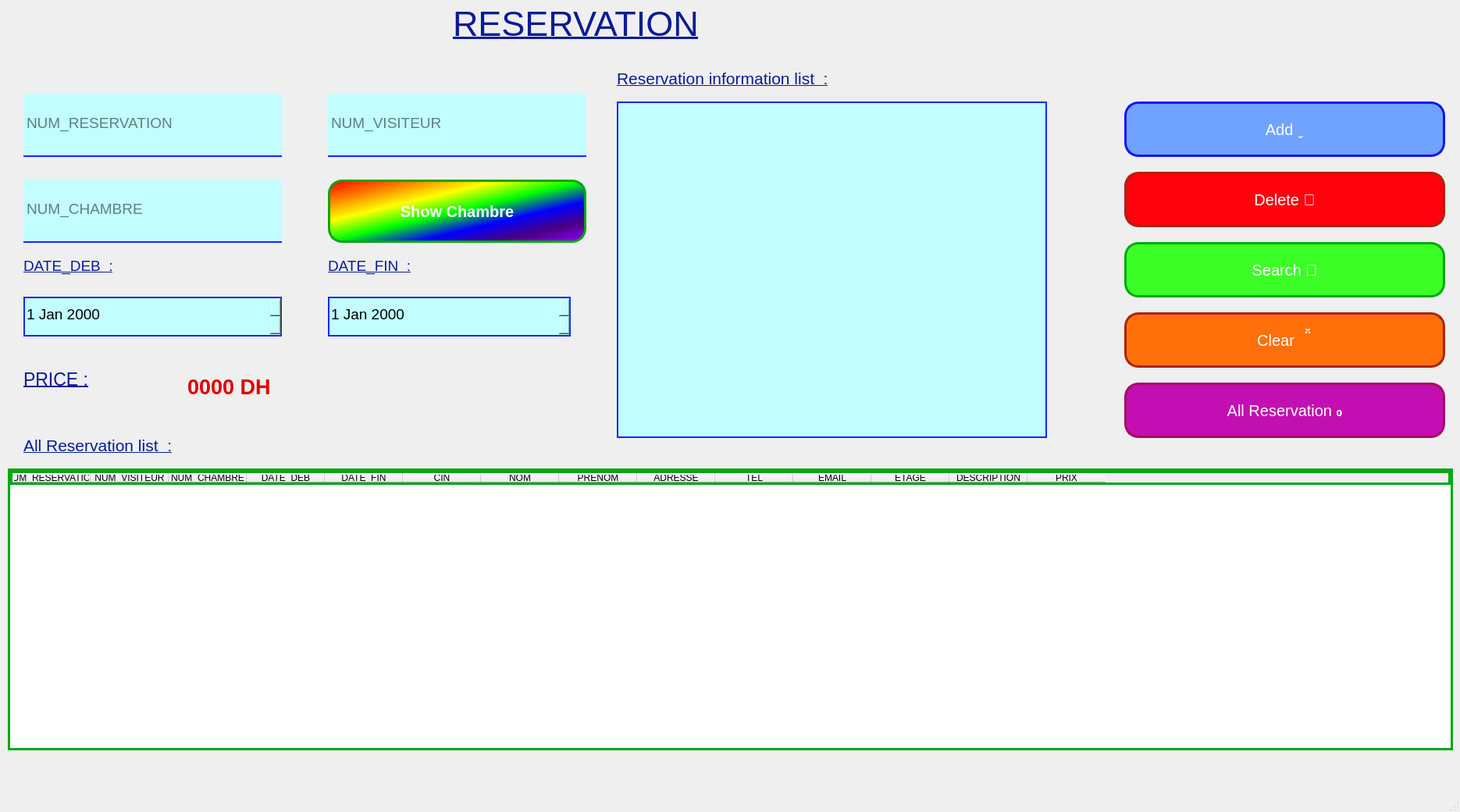
<?xml version="1.0" encoding="UTF-8"?>
<ui version="4.0">
 <class>RESERVATIONMainWindow</class>
 <widget class="QMainWindow" name="RESERVATIONMainWindow">
  <property name="geometry">
   <rect>
    <x>0</x>
    <y>0</y>
    <width>1870</width>
    <height>1040</height>
   </rect>
  </property>
  <property name="windowTitle">
   <string>MainWindow</string>
  </property>
  <widget class="QWidget" name="centralwidget">
   <widget class="QPushButton" name="Search_btn">
    <property name="geometry">
     <rect>
      <x>1440</x>
      <y>310</y>
      <width>411</width>
      <height>71</height>
     </rect>
    </property>
    <property name="sizeIncrement">
     <size>
      <width>0</width>
      <height>0</height>
     </size>
    </property>
    <property name="font">
     <font>
      <pointsize>15</pointsize>
     </font>
    </property>
    <property name="cursor">
     <cursorShape>PointingHandCursor</cursorShape>
    </property>
    <property name="styleSheet">
     <string notr="true">#Search_btn{
color: rgb(255, 255, 255);
background-color: rgb(60, 255, 39);
border-radius: 18px;
border: 3px Solid rgb(3, 168, 17);
}
#Search_btn:hover:pressed{
background-color: rgb(126, 255, 103);
}</string>
    </property>
    <property name="text">
     <string>Search </string>
    </property>
   </widget>
   <widget class="QLineEdit" name="NUM_CHAMBRE_input">
    <property name="geometry">
     <rect>
      <x>30</x>
      <y>230</y>
      <width>331</width>
      <height>81</height>
     </rect>
    </property>
    <property name="font">
     <font>
      <pointsize>14</pointsize>
     </font>
    </property>
    <property name="styleSheet">
     <string notr="true">border: 2px solid rgba(0,0,0,0);
border-bottom-color: rgb(17, 40, 255);
padding-bottom:7px;
background-color: rgb(194, 254, 255);</string>
    </property>
    <property name="placeholderText">
     <string>NUM_CHAMBRE	</string>
    </property>
   </widget>
   <widget class="QLabel" name="label">
    <property name="geometry">
     <rect>
      <x>580</x>
      <y>0</y>
      <width>411</width>
      <height>61</height>
     </rect>
    </property>
    <property name="font">
     <font>
      <pointsize>34</pointsize>
      <underline>true</underline>
     </font>
    </property>
    <property name="styleSheet">
     <string notr="true">color: rgb(9, 28, 149);</string>
    </property>
    <property name="text">
     <string>RESERVATION</string>
    </property>
   </widget>
   <widget class="QPushButton" name="Add_btn">
    <property name="geometry">
     <rect>
      <x>1440</x>
      <y>130</y>
      <width>411</width>
      <height>71</height>
     </rect>
    </property>
    <property name="sizeIncrement">
     <size>
      <width>0</width>
      <height>0</height>
     </size>
    </property>
    <property name="font">
     <font>
      <pointsize>15</pointsize>
     </font>
    </property>
    <property name="cursor">
     <cursorShape>PointingHandCursor</cursorShape>
    </property>
    <property name="styleSheet">
     <string notr="true">#Add_btn{
background-color: rgb(112, 162, 255);
color: rgb(255, 255, 255);
border-radius: 18px;
border: 3px Solid rgb(17, 21, 255);
}
#Add_btn:hover:pressed{
background-color: rgb(190, 164, 255);
}</string>
    </property>
    <property name="text">
     <string>Add </string>
    </property>
   </widget>
   <widget class="QLineEdit" name="NUM_VISITEUR_input">
    <property name="geometry">
     <rect>
      <x>420</x>
      <y>120</y>
      <width>331</width>
      <height>81</height>
     </rect>
    </property>
    <property name="font">
     <font>
      <pointsize>14</pointsize>
     </font>
    </property>
    <property name="styleSheet">
     <string notr="true">border: 2px solid rgba(0,0,0,0);
border-bottom-color: rgb(17, 40, 255);
padding-bottom:7px;
background-color: rgb(194, 254, 255);</string>
    </property>
    <property name="placeholderText">
     <string>NUM_VISITEUR	</string>
    </property>
   </widget>
   <widget class="QPushButton" name="Delete_btn">
    <property name="geometry">
     <rect>
      <x>1440</x>
      <y>220</y>
      <width>411</width>
      <height>71</height>
     </rect>
    </property>
    <property name="sizeIncrement">
     <size>
      <width>0</width>
      <height>0</height>
     </size>
    </property>
    <property name="font">
     <font>
      <pointsize>15</pointsize>
     </font>
    </property>
    <property name="cursor">
     <cursorShape>PointingHandCursor</cursorShape>
    </property>
    <property name="styleSheet">
     <string notr="true">#Delete_btn{
color: rgb(255, 255, 255);
border-radius: 18px;
background-color: rgb(255, 2, 14);
border: 3px Solid rgb(175, 34, 15);
}
#Delete_btn:hover:pressed{
background-color: rgb(255, 167, 43);
}
</string>
    </property>
    <property name="text">
     <string>Delete </string>
    </property>
   </widget>
   <widget class="QLineEdit" name="NUM_RESERVATION_input">
    <property name="geometry">
     <rect>
      <x>30</x>
      <y>120</y>
      <width>331</width>
      <height>81</height>
     </rect>
    </property>
    <property name="font">
     <font>
      <pointsize>14</pointsize>
     </font>
    </property>
    <property name="styleSheet">
     <string notr="true">border: 2px solid rgba(0,0,0,0);
border-bottom-color: rgb(17, 40, 255);
padding-bottom:7px;
background-color: rgb(194, 254, 255);</string>
    </property>
    <property name="text">
     <string/>
    </property>
    <property name="placeholderText">
     <string>NUM_RESERVATION</string>
    </property>
   </widget>
   <widget class="QDateEdit" name="DATE_FIN">
    <property name="geometry">
     <rect>
      <x>420</x>
      <y>380</y>
      <width>311</width>
      <height>51</height>
     </rect>
    </property>
    <property name="font">
     <font>
      <pointsize>14</pointsize>
     </font>
    </property>
    <property name="styleSheet">
     <string notr="true">border: 2px solid rgba(0,0,0,0);
border-color: rgb(17, 40, 255);
padding-bottom:7px;
background-color: rgb(194, 254, 255);</string>
    </property>
   </widget>
   <widget class="QDateEdit" name="DATE_DEB">
    <property name="geometry">
     <rect>
      <x>30</x>
      <y>380</y>
      <width>331</width>
      <height>51</height>
     </rect>
    </property>
    <property name="font">
     <font>
      <pointsize>14</pointsize>
     </font>
    </property>
    <property name="styleSheet">
     <string notr="true">border: 2px solid rgba(0,0,0,0);
border-color: rgb(17, 40, 255);
padding-bottom:7px;
background-color: rgb(194, 254, 255);</string>
    </property>
   </widget>
   <widget class="QLabel" name="label_2">
    <property name="geometry">
     <rect>
      <x>30</x>
      <y>320</y>
      <width>151</width>
      <height>41</height>
     </rect>
    </property>
    <property name="font">
     <font>
      <pointsize>14</pointsize>
      <underline>true</underline>
     </font>
    </property>
    <property name="styleSheet">
     <string notr="true">color: rgb(9, 28, 149);</string>
    </property>
    <property name="text">
     <string>DATE_DEB  :</string>
    </property>
   </widget>
   <widget class="QLabel" name="label_3">
    <property name="geometry">
     <rect>
      <x>420</x>
      <y>320</y>
      <width>151</width>
      <height>41</height>
     </rect>
    </property>
    <property name="font">
     <font>
      <pointsize>14</pointsize>
      <underline>true</underline>
     </font>
    </property>
    <property name="styleSheet">
     <string notr="true">color: rgb(9, 28, 149);</string>
    </property>
    <property name="text">
     <string>DATE_FIN  :</string>
    </property>
   </widget>
   <widget class="QListWidget" name="Reservation_listWidget">
    <property name="geometry">
     <rect>
      <x>790</x>
      <y>130</y>
      <width>551</width>
      <height>431</height>
     </rect>
    </property>
    <property name="font">
     <font>
      <pointsize>13</pointsize>
     </font>
    </property>
    <property name="styleSheet">
     <string notr="true">border: 2px solid rgba(0,0,0,0);
border-color: rgb(17, 40, 255);
padding-bottom:7px;
background-color: rgb(194, 254, 255);</string>
    </property>
   </widget>
   <widget class="QPushButton" name="Clear_btn">
    <property name="geometry">
     <rect>
      <x>1440</x>
      <y>400</y>
      <width>411</width>
      <height>71</height>
     </rect>
    </property>
    <property name="sizeIncrement">
     <size>
      <width>0</width>
      <height>0</height>
     </size>
    </property>
    <property name="font">
     <font>
      <pointsize>15</pointsize>
     </font>
    </property>
    <property name="cursor">
     <cursorShape>PointingHandCursor</cursorShape>
    </property>
    <property name="styleSheet">
     <string notr="true">#Clear_btn{
color: rgb(255, 255, 255);
border-radius: 18px;
background-color: rgb(255, 112, 10);
border: 3px Solid rgb(175, 34, 15);
}
#Clear_btn:hover:pressed{
background-color: rgb(158, 182, 186);
}
</string>
    </property>
    <property name="text">
     <string>Clear  </string>
    </property>
   </widget>
   <widget class="QLabel" name="label_4">
    <property name="geometry">
     <rect>
      <x>790</x>
      <y>80</y>
      <width>351</width>
      <height>41</height>
     </rect>
    </property>
    <property name="font">
     <font>
      <pointsize>16</pointsize>
      <underline>true</underline>
     </font>
    </property>
    <property name="styleSheet">
     <string notr="true">color: rgb(9, 28, 149);</string>
    </property>
    <property name="text">
     <string>Reservation information list  :</string>
    </property>
   </widget>
   <widget class="QLabel" name="label_5">
    <property name="geometry">
     <rect>
      <x>30</x>
      <y>460</y>
      <width>111</width>
      <height>51</height>
     </rect>
    </property>
    <property name="font">
     <font>
      <pointsize>17</pointsize>
      <underline>true</underline>
     </font>
    </property>
    <property name="styleSheet">
     <string notr="true">color: rgb(9, 28, 149);</string>
    </property>
    <property name="text">
     <string>PRICE :</string>
    </property>
   </widget>
   <widget class="QLabel" name="Price">
    <property name="geometry">
     <rect>
      <x>240</x>
      <y>460</y>
      <width>351</width>
      <height>71</height>
     </rect>
    </property>
    <property name="font">
     <font>
      <pointsize>20</pointsize>
      <weight>75</weight>
      <bold>true</bold>
     </font>
    </property>
    <property name="styleSheet">
     <string notr="true">color: rgb(226, 0, 0);</string>
    </property>
    <property name="text">
     <string>0000 DH</string>
    </property>
   </widget>
   <widget class="QPushButton" name="showChambre_Btn">
    <property name="geometry">
     <rect>
      <x>420</x>
      <y>230</y>
      <width>331</width>
      <height>81</height>
     </rect>
    </property>
    <property name="sizeIncrement">
     <size>
      <width>0</width>
      <height>0</height>
     </size>
    </property>
    <property name="font">
     <font>
      <pointsize>15</pointsize>
      <weight>75</weight>
      <bold>true</bold>
     </font>
    </property>
    <property name="cursor">
     <cursorShape>PointingHandCursor</cursorShape>
    </property>
    <property name="styleSheet">
     <string notr="true">#showChambre_Btn {
    border: 3px solid rgb(3, 168, 17);
    border-radius: 18px;
    background: qlineargradient(x1:0, y1:0, x2:1, y2:1, stop:0 #ff0000, stop:0.17 #ff7f00, stop:0.33 #ffff00, stop:0.5 #00ff00, stop:0.67 #0000ff, stop:0.83 #4b0082, stop:1 #8f00ff);
	color: rgb(255, 255, 255);
}
#showChambre_Btn:hover:pressed {
    background-color: rgb(126, 255, 103);
}
</string>
    </property>
    <property name="text">
     <string>Show Chambre</string>
    </property>
   </widget>
   <widget class="QPushButton" name="allReservation_btn">
    <property name="geometry">
     <rect>
      <x>1440</x>
      <y>490</y>
      <width>411</width>
      <height>71</height>
     </rect>
    </property>
    <property name="sizeIncrement">
     <size>
      <width>0</width>
      <height>0</height>
     </size>
    </property>
    <property name="font">
     <font>
      <pointsize>15</pointsize>
     </font>
    </property>
    <property name="cursor">
     <cursorShape>PointingHandCursor</cursorShape>
    </property>
    <property name="styleSheet">
     <string notr="true">#allReservation_btn{
color: rgb(255, 255, 255);
background-color: rgb(195, 15, 177);
border-radius: 18px;
border: 3px Solid rgb(170, 8, 108);
}
#allReservation_btn:hover:pressed{
background-color: rgb(255, 160, 248);
}</string>
    </property>
    <property name="text">
     <string>All Reservation </string>
    </property>
   </widget>
   <widget class="QLabel" name="label_6">
    <property name="geometry">
     <rect>
      <x>30</x>
      <y>550</y>
      <width>261</width>
      <height>41</height>
     </rect>
    </property>
    <property name="font">
     <font>
      <pointsize>16</pointsize>
      <underline>true</underline>
     </font>
    </property>
    <property name="styleSheet">
     <string notr="true">color: rgb(9, 28, 149);</string>
    </property>
    <property name="text">
     <string>All Reservation list  :</string>
    </property>
   </widget>
   <widget class="QTableWidget" name="allReservation_tableWidget">
    <property name="geometry">
     <rect>
      <x>10</x>
      <y>600</y>
      <width>1851</width>
      <height>361</height>
     </rect>
    </property>
    <property name="styleSheet">
     <string notr="true">border: 3px Solid rgb(3, 168, 17);
</string>
    </property>
    <column>
     <property name="text">
      <string>NUM_RESERVATION</string>
     </property>
    </column>
    <column>
     <property name="text">
      <string>NUM_VISITEUR</string>
     </property>
    </column>
    <column>
     <property name="text">
      <string>NUM_CHAMBRE</string>
     </property>
    </column>
    <column>
     <property name="text">
      <string>DATE_DEB</string>
     </property>
    </column>
    <column>
     <property name="text">
      <string>DATE_FIN</string>
     </property>
    </column>
    <column>
     <property name="text">
      <string>CIN</string>
     </property>
    </column>
    <column>
     <property name="text">
      <string>NOM</string>
     </property>
    </column>
    <column>
     <property name="text">
      <string>PRENOM</string>
     </property>
    </column>
    <column>
     <property name="text">
      <string>ADRESSE</string>
     </property>
    </column>
    <column>
     <property name="text">
      <string>TEL</string>
     </property>
    </column>
    <column>
     <property name="text">
      <string>EMAIL</string>
     </property>
    </column>
    <column>
     <property name="text">
      <string>ETAGE</string>
     </property>
    </column>
    <column>
     <property name="text">
      <string>DESCRIPTION</string>
     </property>
    </column>
    <column>
     <property name="text">
      <string>PRIX</string>
     </property>
    </column>
   </widget>
  </widget>
  <widget class="QMenuBar" name="menubar">
   <property name="geometry">
    <rect>
     <x>0</x>
     <y>0</y>
     <width>1870</width>
     <height>29</height>
    </rect>
   </property>
  </widget>
  <widget class="QStatusBar" name="statusbar"/>
 </widget>
 <resources/>
 <connections/>
</ui>
